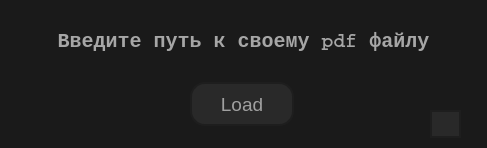
<?xml version="1.0" encoding="UTF-8"?>
<ui version="4.0">
 <class>MainWindow</class>
 <widget class="QMainWindow" name="MainWindow">
  <property name="geometry">
   <rect>
    <x>0</x>
    <y>0</y>
    <width>487</width>
    <height>148</height>
   </rect>
  </property>
  <property name="windowTitle">
   <string>Load</string>
  </property>
  <property name="windowIcon">
   <iconset resource="../icon.qrc">
    <normaloff>:/icon/resources/icons/ios_share_FILL0_wght400_GRAD0_opsz24.png</normaloff>:/icon/resources/icons/ios_share_FILL0_wght400_GRAD0_opsz24.png</iconset>
  </property>
  <property name="styleSheet">
   <string notr="true">background-color: rgb(26, 26, 26)</string>
  </property>
  <widget class="QWidget" name="centralwidget">
   <property name="sizePolicy">
    <sizepolicy hsizetype="Preferred" vsizetype="Preferred">
     <horstretch>0</horstretch>
     <verstretch>0</verstretch>
    </sizepolicy>
   </property>
   <widget class="QLabel" name="label">
    <property name="geometry">
     <rect>
      <x>11</x>
      <y>11</y>
      <width>465</width>
      <height>61</height>
     </rect>
    </property>
    <property name="font">
     <font>
      <family>Courier</family>
      <pointsize>15</pointsize>
      <weight>75</weight>
      <bold>true</bold>
     </font>
    </property>
    <property name="layoutDirection">
     <enum>Qt::RightToLeft</enum>
    </property>
    <property name="styleSheet">
     <string notr="true">color: rgb(166, 166, 166);
border: none;
margin: 0px;
padding: 0px;</string>
    </property>
    <property name="text">
     <string>Введите путь к своему pdf файлу</string>
    </property>
    <property name="alignment">
     <set>Qt::AlignCenter</set>
    </property>
   </widget>
   <widget class="QPushButton" name="load_Button">
    <property name="geometry">
     <rect>
      <x>190</x>
      <y>82</y>
      <width>104</width>
      <height>44</height>
     </rect>
    </property>
    <property name="sizePolicy">
     <sizepolicy hsizetype="Minimum" vsizetype="Preferred">
      <horstretch>0</horstretch>
      <verstretch>0</verstretch>
     </sizepolicy>
    </property>
    <property name="font">
     <font>
      <pointsize>14</pointsize>
     </font>
    </property>
    <property name="layoutDirection">
     <enum>Qt::LeftToRight</enum>
    </property>
    <property name="styleSheet">
     <string notr="true">QPushButton {
color: rgb(160, 160, 160);
background-color: rgb(41, 41,41);
text-align: left;
border: 2px solid rgb(30, 30, 30);
margin: 0px;
padding: 0px;
text-align: center;
border-radius: 15px;
width: 100
}
QPushButton:hover {
color: rgb(160, 160, 160);
background-color: rgb(70, 70, 70);
}
QPushButton:pressed {
background-color: rgb(30,30,30);
}</string>
    </property>
    <property name="text">
     <string>Load</string>
    </property>
    <property name="icon">
     <iconset resource="../icon.qrc">
      <normaloff>:/icon/resources/icons/download_FILL0_wght400_GRAD0_opsz24.png</normaloff>:/icon/resources/icons/download_FILL0_wght400_GRAD0_opsz24.png</iconset>
    </property>
    <property name="iconSize">
     <size>
      <width>40</width>
      <height>40</height>
     </size>
    </property>
   </widget>
   <widget class="QPushButton" name="exit_button">
    <property name="geometry">
     <rect>
      <x>430</x>
      <y>110</y>
      <width>31</width>
      <height>28</height>
     </rect>
    </property>
    <property name="styleSheet">
     <string notr="true">QPushButton {
color: rgb(160, 160, 160);
background-color: rgb(41, 41,41);
text-align: left;
border: 2px solid rgb(30, 30, 30);
margin: 0px;
padding: 0px;
text-align: center;
border-radius: 20px;
}
QPushButton:hover {
color: rgb(160, 160, 160);
background-color: rgb(70, 70, 70);
}
QPushButton:pressed {
background-color: rgb(30,30,30);
}</string>
    </property>
    <property name="text">
     <string/>
    </property>
    <property name="icon">
     <iconset resource="../icon.qrc">
      <normaloff>:/icon/resources/icons/login_FILL0_wght400_GRAD0_opsz24.png</normaloff>:/icon/resources/icons/login_FILL0_wght400_GRAD0_opsz24.png</iconset>
    </property>
    <property name="iconSize">
     <size>
      <width>40</width>
      <height>40</height>
     </size>
    </property>
   </widget>
  </widget>
 </widget>
 <resources>
  <include location="../icon.qrc"/>
 </resources>
 <connections/>
</ui>
